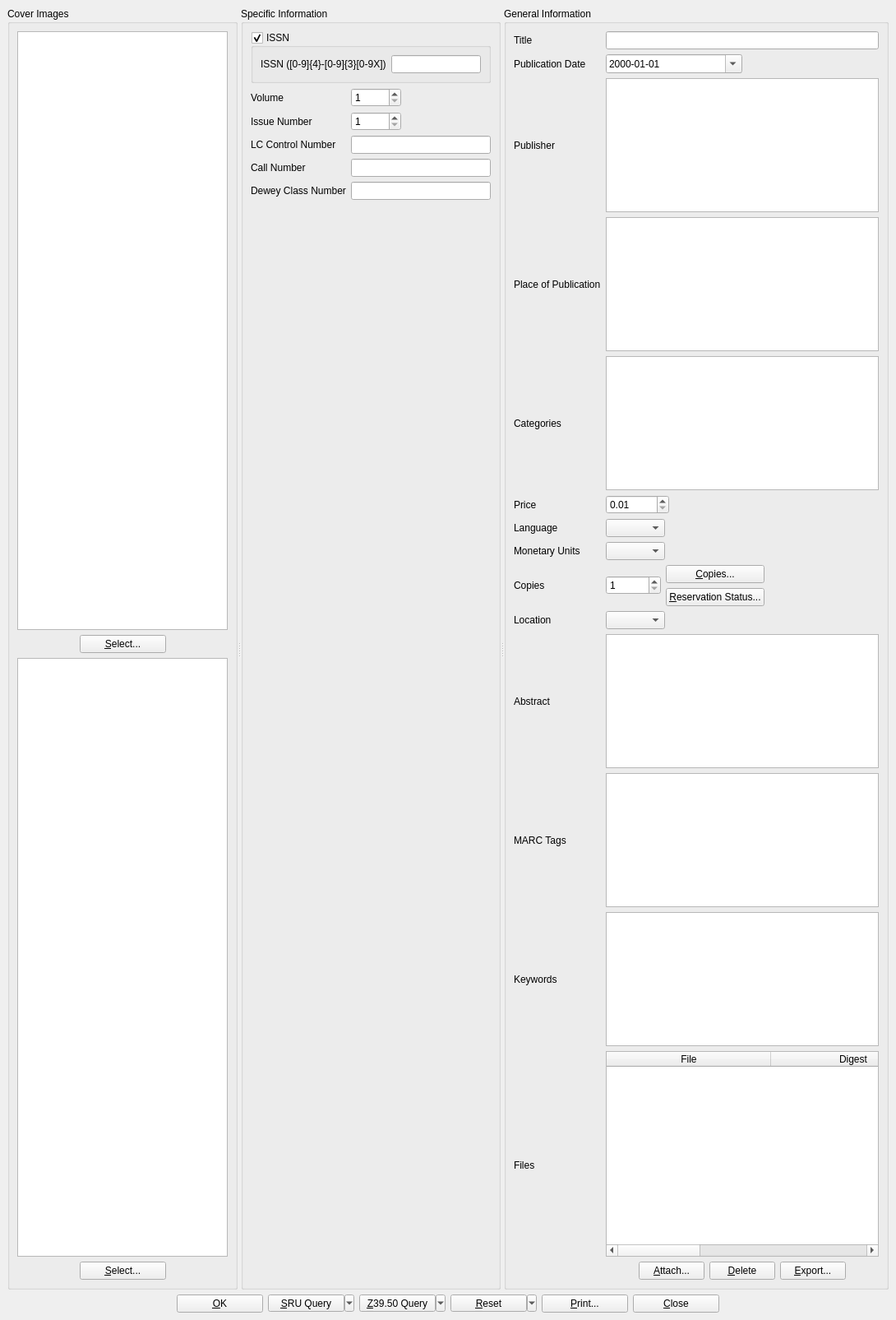
<?xml version="1.0" encoding="UTF-8"?>
<ui version="4.0">
 <class>magDialog</class>
 <widget class="QMainWindow" name="magDialog">
  <property name="geometry">
   <rect>
    <x>0</x>
    <y>0</y>
    <width>1090</width>
    <height>1605</height>
   </rect>
  </property>
  <property name="windowTitle">
   <string>BiblioteQ</string>
  </property>
  <property name="windowIcon">
   <iconset resource="../Icons/icons.qrc">
    <normaloff>:/book.png</normaloff>:/book.png</iconset>
  </property>
  <widget class="QWidget" name="centralwidget">
   <layout class="QVBoxLayout">
    <item>
     <widget class="QScrollArea" name="scrollArea">
      <property name="frameShape">
       <enum>QFrame::NoFrame</enum>
      </property>
      <property name="widgetResizable">
       <bool>true</bool>
      </property>
      <widget class="QWidget" name="scrollAreaWidgetContents">
       <property name="geometry">
        <rect>
         <x>0</x>
         <y>0</y>
         <width>1072</width>
         <height>1553</height>
        </rect>
       </property>
       <layout class="QVBoxLayout" name="verticalLayout">
        <property name="spacing">
         <number>0</number>
        </property>
        <property name="leftMargin">
         <number>0</number>
        </property>
        <property name="topMargin">
         <number>0</number>
        </property>
        <property name="rightMargin">
         <number>0</number>
        </property>
        <property name="bottomMargin">
         <number>0</number>
        </property>
        <item>
         <widget class="QSplitter" name="splitter">
          <property name="orientation">
           <enum>Qt::Horizontal</enum>
          </property>
          <widget class="QGroupBox" name="coverImages">
           <property name="title">
            <string>Cover Images</string>
           </property>
           <layout class="QVBoxLayout">
            <item>
             <widget class="biblioteq_image_drop_site" name="front_image">
              <property name="minimumSize">
               <size>
                <width>150</width>
                <height>200</height>
               </size>
              </property>
              <property name="toolTip">
               <string>Front Cover Image</string>
              </property>
             </widget>
            </item>
            <item>
             <layout class="QHBoxLayout">
              <item>
               <spacer>
                <property name="orientation">
                 <enum>Qt::Horizontal</enum>
                </property>
                <property name="sizeHint" stdset="0">
                 <size>
                  <width>40</width>
                  <height>20</height>
                 </size>
                </property>
               </spacer>
              </item>
              <item>
               <widget class="QPushButton" name="frontButton">
                <property name="minimumSize">
                 <size>
                  <width>105</width>
                  <height>0</height>
                 </size>
                </property>
                <property name="text">
                 <string>&amp;Select...</string>
                </property>
                <property name="icon">
                 <iconset resource="../Icons/icons.qrc">
                  <normaloff>:/16x16/fileopen.png</normaloff>:/16x16/fileopen.png</iconset>
                </property>
               </widget>
              </item>
              <item>
               <spacer>
                <property name="orientation">
                 <enum>Qt::Horizontal</enum>
                </property>
                <property name="sizeHint" stdset="0">
                 <size>
                  <width>40</width>
                  <height>20</height>
                 </size>
                </property>
               </spacer>
              </item>
             </layout>
            </item>
            <item>
             <widget class="biblioteq_image_drop_site" name="back_image">
              <property name="minimumSize">
               <size>
                <width>150</width>
                <height>200</height>
               </size>
              </property>
              <property name="toolTip">
               <string>Back Cover Image</string>
              </property>
             </widget>
            </item>
            <item>
             <layout class="QHBoxLayout">
              <item>
               <spacer>
                <property name="orientation">
                 <enum>Qt::Horizontal</enum>
                </property>
                <property name="sizeHint" stdset="0">
                 <size>
                  <width>40</width>
                  <height>20</height>
                 </size>
                </property>
               </spacer>
              </item>
              <item>
               <widget class="QPushButton" name="backButton">
                <property name="minimumSize">
                 <size>
                  <width>105</width>
                  <height>0</height>
                 </size>
                </property>
                <property name="text">
                 <string>&amp;Select...</string>
                </property>
                <property name="icon">
                 <iconset resource="../Icons/icons.qrc">
                  <normaloff>:/16x16/fileopen.png</normaloff>:/16x16/fileopen.png</iconset>
                </property>
               </widget>
              </item>
              <item>
               <spacer>
                <property name="orientation">
                 <enum>Qt::Horizontal</enum>
                </property>
                <property name="sizeHint" stdset="0">
                 <size>
                  <width>40</width>
                  <height>20</height>
                 </size>
                </property>
               </spacer>
              </item>
             </layout>
            </item>
           </layout>
          </widget>
          <widget class="QGroupBox" name="groupBox">
           <property name="title">
            <string>Specific Information</string>
           </property>
           <layout class="QVBoxLayout" name="verticalLayout_2">
            <item>
             <widget class="QGroupBox" name="issnAvailableCheckBox">
              <property name="title">
               <string>ISSN</string>
              </property>
              <property name="checkable">
               <bool>true</bool>
              </property>
              <layout class="QHBoxLayout" name="horizontalLayout">
               <item>
                <widget class="QLabel" name="label">
                 <property name="text">
                  <string>ISSN ([0-9]{4}-[0-9]{3}[0-9X])</string>
                 </property>
                </widget>
               </item>
               <item>
                <widget class="QLineEdit" name="id">
                 <property name="maxLength">
                  <number>32</number>
                 </property>
                </widget>
               </item>
              </layout>
             </widget>
            </item>
            <item>
             <layout class="QGridLayout" name="gridLayout">
              <item row="0" column="0">
               <widget class="QLabel" name="label_5">
                <property name="text">
                 <string>Volume</string>
                </property>
               </widget>
              </item>
              <item row="3" column="1">
               <widget class="QLineEdit" name="callnum">
                <property name="maxLength">
                 <number>64</number>
                </property>
               </widget>
              </item>
              <item row="5" column="0">
               <spacer>
                <property name="orientation">
                 <enum>Qt::Vertical</enum>
                </property>
                <property name="sizeHint" stdset="0">
                 <size>
                  <width>20</width>
                  <height>40</height>
                 </size>
                </property>
               </spacer>
              </item>
              <item row="2" column="1">
               <widget class="QLineEdit" name="lcnum">
                <property name="maxLength">
                 <number>64</number>
                </property>
               </widget>
              </item>
              <item row="4" column="0">
               <widget class="QLabel" name="label_18">
                <property name="text">
                 <string>Dewey Class Number</string>
                </property>
               </widget>
              </item>
              <item row="3" column="0">
               <widget class="QLabel" name="label_11">
                <property name="text">
                 <string>Call Number</string>
                </property>
               </widget>
              </item>
              <item row="4" column="1">
               <widget class="QLineEdit" name="deweynum">
                <property name="maxLength">
                 <number>64</number>
                </property>
               </widget>
              </item>
              <item row="1" column="1">
               <layout class="QHBoxLayout">
                <item>
                 <widget class="QSpinBox" name="issue">
                  <property name="minimum">
                   <number>1</number>
                  </property>
                  <property name="maximum">
                   <number>99999</number>
                  </property>
                  <property name="value">
                   <number>1</number>
                  </property>
                 </widget>
                </item>
                <item>
                 <spacer>
                  <property name="orientation">
                   <enum>Qt::Horizontal</enum>
                  </property>
                  <property name="sizeHint" stdset="0">
                   <size>
                    <width>40</width>
                    <height>20</height>
                   </size>
                  </property>
                 </spacer>
                </item>
               </layout>
              </item>
              <item row="0" column="1">
               <layout class="QHBoxLayout">
                <item>
                 <widget class="QSpinBox" name="volume">
                  <property name="minimum">
                   <number>1</number>
                  </property>
                  <property name="maximum">
                   <number>99999</number>
                  </property>
                 </widget>
                </item>
                <item>
                 <spacer>
                  <property name="orientation">
                   <enum>Qt::Horizontal</enum>
                  </property>
                  <property name="sizeHint" stdset="0">
                   <size>
                    <width>40</width>
                    <height>20</height>
                   </size>
                  </property>
                 </spacer>
                </item>
               </layout>
              </item>
              <item row="2" column="0">
               <widget class="QLabel" name="label_9">
                <property name="text">
                 <string>LC Control Number</string>
                </property>
               </widget>
              </item>
              <item row="1" column="0">
               <widget class="QLabel" name="label_6">
                <property name="text">
                 <string>Issue Number</string>
                </property>
               </widget>
              </item>
             </layout>
            </item>
           </layout>
          </widget>
          <widget class="QGroupBox" name="groupBox_2">
           <property name="title">
            <string>General Information</string>
           </property>
           <layout class="QGridLayout">
            <item row="0" column="1">
             <widget class="QLineEdit" name="title"/>
            </item>
            <item row="1" column="0">
             <widget class="QLabel" name="label_13">
              <property name="text">
               <string>Publication Date</string>
              </property>
             </widget>
            </item>
            <item row="1" column="1">
             <layout class="QHBoxLayout">
              <item>
               <widget class="QDateEdit" name="publication_date">
                <property name="sizePolicy">
                 <sizepolicy hsizetype="Expanding" vsizetype="Fixed">
                  <horstretch>0</horstretch>
                  <verstretch>0</verstretch>
                 </sizepolicy>
                </property>
                <property name="minimumSize">
                 <size>
                  <width>150</width>
                  <height>0</height>
                 </size>
                </property>
                <property name="displayFormat">
                 <string>yyyy-MM-dd</string>
                </property>
                <property name="calendarPopup">
                 <bool>true</bool>
                </property>
               </widget>
              </item>
              <item>
               <spacer>
                <property name="orientation">
                 <enum>Qt::Horizontal</enum>
                </property>
                <property name="sizeHint" stdset="0">
                 <size>
                  <width>40</width>
                  <height>20</height>
                 </size>
                </property>
               </spacer>
              </item>
             </layout>
            </item>
            <item row="0" column="0">
             <widget class="QLabel" name="label_2">
              <property name="text">
               <string>Title</string>
              </property>
             </widget>
            </item>
            <item row="2" column="0">
             <widget class="QLabel" name="label_14">
              <property name="text">
               <string>Publisher</string>
              </property>
             </widget>
            </item>
            <item row="2" column="1">
             <widget class="biblioteq_hyperlinked_text_edit" name="publisher">
              <property name="verticalScrollBarPolicy">
               <enum>Qt::ScrollBarAlwaysOff</enum>
              </property>
              <property name="horizontalScrollBarPolicy">
               <enum>Qt::ScrollBarAlwaysOff</enum>
              </property>
              <property name="tabChangesFocus">
               <bool>true</bool>
              </property>
              <property name="readOnly">
               <bool>false</bool>
              </property>
              <property name="textInteractionFlags">
               <set>Qt::LinksAccessibleByKeyboard|Qt::LinksAccessibleByMouse|Qt::TextBrowserInteraction|Qt::TextEditable|Qt::TextEditorInteraction|Qt::TextSelectableByKeyboard|Qt::TextSelectableByMouse</set>
              </property>
              <property name="openLinks">
               <bool>false</bool>
              </property>
             </widget>
            </item>
            <item row="4" column="0">
             <widget class="QLabel" name="label_15">
              <property name="text">
               <string>Categories</string>
              </property>
             </widget>
            </item>
            <item row="5" column="0">
             <widget class="QLabel" name="label_16">
              <property name="text">
               <string>Price</string>
              </property>
             </widget>
            </item>
            <item row="5" column="1">
             <widget class="QDoubleSpinBox" name="price">
              <property name="sizePolicy">
               <sizepolicy hsizetype="Fixed" vsizetype="Fixed">
                <horstretch>0</horstretch>
                <verstretch>0</verstretch>
               </sizepolicy>
              </property>
              <property name="minimum">
               <double>0.010000000000000</double>
              </property>
              <property name="maximum">
               <double>10000.000000000000000</double>
              </property>
              <property name="singleStep">
               <double>0.010000000000000</double>
              </property>
              <property name="value">
               <double>0.010000000000000</double>
              </property>
             </widget>
            </item>
            <item row="6" column="0">
             <widget class="QLabel" name="label_3">
              <property name="text">
               <string>Language</string>
              </property>
             </widget>
            </item>
            <item row="6" column="1">
             <layout class="QHBoxLayout">
              <item>
               <widget class="QComboBox" name="language">
                <property name="sizeAdjustPolicy">
                 <enum>QComboBox::AdjustToContents</enum>
                </property>
               </widget>
              </item>
              <item>
               <spacer>
                <property name="orientation">
                 <enum>Qt::Horizontal</enum>
                </property>
                <property name="sizeHint" stdset="0">
                 <size>
                  <width>40</width>
                  <height>20</height>
                 </size>
                </property>
               </spacer>
              </item>
             </layout>
            </item>
            <item row="7" column="0">
             <widget class="QLabel" name="label_4">
              <property name="text">
               <string>Monetary Units</string>
              </property>
             </widget>
            </item>
            <item row="7" column="1">
             <widget class="QComboBox" name="monetary_units">
              <property name="sizePolicy">
               <sizepolicy hsizetype="Fixed" vsizetype="Fixed">
                <horstretch>0</horstretch>
                <verstretch>0</verstretch>
               </sizepolicy>
              </property>
              <property name="sizeAdjustPolicy">
               <enum>QComboBox::AdjustToContents</enum>
              </property>
             </widget>
            </item>
            <item row="8" column="0">
             <widget class="QLabel" name="label_8">
              <property name="text">
               <string>Copies</string>
              </property>
             </widget>
            </item>
            <item row="8" column="1">
             <layout class="QHBoxLayout">
              <item>
               <widget class="QSpinBox" name="quantity">
                <property name="minimum">
                 <number>1</number>
                </property>
                <property name="maximum">
                 <number>999999999</number>
                </property>
                <property name="value">
                 <number>1</number>
                </property>
               </widget>
              </item>
              <item>
               <layout class="QGridLayout">
                <item row="0" column="0">
                 <widget class="QPushButton" name="copiesButton">
                  <property name="text">
                   <string>&amp;Copies...</string>
                  </property>
                  <property name="icon">
                   <iconset resource="../Icons/icons.qrc">
                    <normaloff>:/16x16/editcopy.png</normaloff>:/16x16/editcopy.png</iconset>
                  </property>
                 </widget>
                </item>
                <item row="1" column="0">
                 <widget class="QPushButton" name="showUserButton">
                  <property name="text">
                   <string>&amp;Reservation Status...</string>
                  </property>
                  <property name="icon">
                   <iconset resource="../Icons/icons.qrc">
                    <normaloff>:/16x16/members.png</normaloff>:/16x16/members.png</iconset>
                  </property>
                 </widget>
                </item>
               </layout>
              </item>
              <item>
               <spacer>
                <property name="orientation">
                 <enum>Qt::Horizontal</enum>
                </property>
                <property name="sizeHint" stdset="0">
                 <size>
                  <width>40</width>
                  <height>20</height>
                 </size>
                </property>
               </spacer>
              </item>
             </layout>
            </item>
            <item row="9" column="0">
             <widget class="QLabel" name="label_10">
              <property name="text">
               <string>Location</string>
              </property>
             </widget>
            </item>
            <item row="9" column="1">
             <layout class="QHBoxLayout">
              <item>
               <widget class="QComboBox" name="location">
                <property name="sizeAdjustPolicy">
                 <enum>QComboBox::AdjustToContents</enum>
                </property>
               </widget>
              </item>
              <item>
               <spacer>
                <property name="orientation">
                 <enum>Qt::Horizontal</enum>
                </property>
                <property name="sizeHint" stdset="0">
                 <size>
                  <width>40</width>
                  <height>20</height>
                 </size>
                </property>
               </spacer>
              </item>
             </layout>
            </item>
            <item row="10" column="0">
             <widget class="QLabel" name="label_7">
              <property name="text">
               <string>Abstract</string>
              </property>
             </widget>
            </item>
            <item row="10" column="1">
             <widget class="QTextEdit" name="description">
              <property name="tabChangesFocus">
               <bool>true</bool>
              </property>
              <property name="acceptRichText">
               <bool>false</bool>
              </property>
             </widget>
            </item>
            <item row="4" column="1">
             <widget class="biblioteq_hyperlinked_text_edit" name="category">
              <property name="tabChangesFocus">
               <bool>true</bool>
              </property>
              <property name="readOnly">
               <bool>false</bool>
              </property>
              <property name="textInteractionFlags">
               <set>Qt::LinksAccessibleByKeyboard|Qt::LinksAccessibleByMouse|Qt::TextBrowserInteraction|Qt::TextEditable|Qt::TextEditorInteraction|Qt::TextSelectableByKeyboard|Qt::TextSelectableByMouse</set>
              </property>
              <property name="openLinks">
               <bool>false</bool>
              </property>
             </widget>
            </item>
            <item row="3" column="1">
             <widget class="biblioteq_hyperlinked_text_edit" name="place">
              <property name="tabChangesFocus">
               <bool>true</bool>
              </property>
              <property name="textInteractionFlags">
               <set>Qt::LinksAccessibleByKeyboard|Qt::LinksAccessibleByMouse|Qt::TextBrowserInteraction|Qt::TextEditable|Qt::TextEditorInteraction|Qt::TextSelectableByKeyboard|Qt::TextSelectableByMouse</set>
              </property>
              <property name="openLinks">
               <bool>false</bool>
              </property>
             </widget>
            </item>
            <item row="3" column="0">
             <widget class="QLabel" name="label_17">
              <property name="text">
               <string>Place of Publication</string>
              </property>
             </widget>
            </item>
            <item row="11" column="0">
             <widget class="QLabel" name="label_12">
              <property name="text">
               <string>MARC Tags</string>
              </property>
             </widget>
            </item>
            <item row="11" column="1">
             <widget class="QTextEdit" name="marc_tags">
              <property name="tabChangesFocus">
               <bool>true</bool>
              </property>
              <property name="acceptRichText">
               <bool>false</bool>
              </property>
             </widget>
            </item>
            <item row="12" column="0">
             <widget class="QLabel" name="label_19">
              <property name="text">
               <string>Keywords</string>
              </property>
             </widget>
            </item>
            <item row="12" column="1">
             <widget class="biblioteq_hyperlinked_text_edit" name="keyword">
              <property name="tabChangesFocus">
               <bool>true</bool>
              </property>
              <property name="readOnly">
               <bool>false</bool>
              </property>
              <property name="textInteractionFlags">
               <set>Qt::LinksAccessibleByKeyboard|Qt::LinksAccessibleByMouse|Qt::TextBrowserInteraction|Qt::TextEditable|Qt::TextEditorInteraction|Qt::TextSelectableByKeyboard|Qt::TextSelectableByMouse</set>
              </property>
              <property name="openLinks">
               <bool>false</bool>
              </property>
             </widget>
            </item>
            <item row="13" column="0">
             <widget class="QLabel" name="label_20">
              <property name="text">
               <string>Files</string>
              </property>
             </widget>
            </item>
            <item row="13" column="1">
             <layout class="QVBoxLayout" name="verticalLayout_3">
              <item>
               <widget class="QTableWidget" name="files">
                <property name="minimumSize">
                 <size>
                  <width>0</width>
                  <height>250</height>
                 </size>
                </property>
                <property name="alternatingRowColors">
                 <bool>true</bool>
                </property>
                <property name="selectionBehavior">
                 <enum>QAbstractItemView::SelectRows</enum>
                </property>
                <property name="horizontalScrollMode">
                 <enum>QAbstractItemView::ScrollPerPixel</enum>
                </property>
                <property name="sortingEnabled">
                 <bool>true</bool>
                </property>
                <attribute name="horizontalHeaderDefaultSectionSize">
                 <number>200</number>
                </attribute>
                <attribute name="horizontalHeaderShowSortIndicator" stdset="0">
                 <bool>true</bool>
                </attribute>
                <attribute name="horizontalHeaderStretchLastSection">
                 <bool>true</bool>
                </attribute>
                <column>
                 <property name="text">
                  <string>File</string>
                 </property>
                </column>
                <column>
                 <property name="text">
                  <string>Digest</string>
                 </property>
                </column>
                <column>
                 <property name="text">
                  <string>Compressed Size</string>
                 </property>
                </column>
                <column>
                 <property name="text">
                  <string>Description</string>
                 </property>
                </column>
                <column>
                 <property name="text">
                  <string>myoid</string>
                 </property>
                </column>
               </widget>
              </item>
              <item>
               <layout class="QHBoxLayout" name="horizontalLayout_4">
                <item>
                 <spacer name="horizontalSpacer">
                  <property name="orientation">
                   <enum>Qt::Horizontal</enum>
                  </property>
                  <property name="sizeHint" stdset="0">
                   <size>
                    <width>40</width>
                    <height>20</height>
                   </size>
                  </property>
                 </spacer>
                </item>
                <item>
                 <widget class="QPushButton" name="attach_files">
                  <property name="text">
                   <string>&amp;Attach...</string>
                  </property>
                 </widget>
                </item>
                <item>
                 <widget class="QPushButton" name="delete_files">
                  <property name="text">
                   <string>&amp;Delete</string>
                  </property>
                 </widget>
                </item>
                <item>
                 <widget class="QPushButton" name="export_files">
                  <property name="text">
                   <string>&amp;Export...</string>
                  </property>
                 </widget>
                </item>
                <item>
                 <spacer name="horizontalSpacer_2">
                  <property name="orientation">
                   <enum>Qt::Horizontal</enum>
                  </property>
                  <property name="sizeHint" stdset="0">
                   <size>
                    <width>40</width>
                    <height>20</height>
                   </size>
                  </property>
                 </spacer>
                </item>
               </layout>
              </item>
             </layout>
            </item>
           </layout>
          </widget>
         </widget>
        </item>
       </layout>
      </widget>
     </widget>
    </item>
    <item>
     <layout class="QHBoxLayout">
      <item>
       <spacer>
        <property name="orientation">
         <enum>Qt::Horizontal</enum>
        </property>
        <property name="sizeHint" stdset="0">
         <size>
          <width>40</width>
          <height>20</height>
         </size>
        </property>
       </spacer>
      </item>
      <item>
       <widget class="QPushButton" name="okButton">
        <property name="sizePolicy">
         <sizepolicy hsizetype="Fixed" vsizetype="Fixed">
          <horstretch>0</horstretch>
          <verstretch>0</verstretch>
         </sizepolicy>
        </property>
        <property name="minimumSize">
         <size>
          <width>105</width>
          <height>0</height>
         </size>
        </property>
        <property name="text">
         <string>&amp;OK</string>
        </property>
        <property name="icon">
         <iconset resource="../Icons/icons.qrc">
          <normaloff>:/16x16/ok.png</normaloff>:/16x16/ok.png</iconset>
        </property>
       </widget>
      </item>
      <item>
       <widget class="QToolButton" name="sruQueryButton">
        <property name="minimumSize">
         <size>
          <width>105</width>
          <height>0</height>
         </size>
        </property>
        <property name="text">
         <string>&amp;SRU Query</string>
        </property>
        <property name="popupMode">
         <enum>QToolButton::MenuButtonPopup</enum>
        </property>
       </widget>
      </item>
      <item>
       <widget class="QToolButton" name="z3950QueryButton">
        <property name="minimumSize">
         <size>
          <width>105</width>
          <height>0</height>
         </size>
        </property>
        <property name="text">
         <string>&amp;Z39.50 Query</string>
        </property>
        <property name="popupMode">
         <enum>QToolButton::MenuButtonPopup</enum>
        </property>
       </widget>
      </item>
      <item>
       <widget class="QToolButton" name="resetButton">
        <property name="minimumSize">
         <size>
          <width>105</width>
          <height>0</height>
         </size>
        </property>
        <property name="text">
         <string>&amp;Reset</string>
        </property>
        <property name="popupMode">
         <enum>QToolButton::MenuButtonPopup</enum>
        </property>
        <property name="arrowType">
         <enum>Qt::NoArrow</enum>
        </property>
       </widget>
      </item>
      <item>
       <widget class="QPushButton" name="printButton">
        <property name="minimumSize">
         <size>
          <width>105</width>
          <height>0</height>
         </size>
        </property>
        <property name="text">
         <string>&amp;Print...</string>
        </property>
        <property name="icon">
         <iconset resource="../Icons/icons.qrc">
          <normaloff>:/16x16/fileprint.png</normaloff>:/16x16/fileprint.png</iconset>
        </property>
       </widget>
      </item>
      <item>
       <widget class="QPushButton" name="cancelButton">
        <property name="minimumSize">
         <size>
          <width>105</width>
          <height>0</height>
         </size>
        </property>
        <property name="text">
         <string>&amp;Close</string>
        </property>
        <property name="icon">
         <iconset resource="../Icons/icons.qrc">
          <normaloff>:/16x16/cancel.png</normaloff>:/16x16/cancel.png</iconset>
        </property>
       </widget>
      </item>
      <item>
       <spacer>
        <property name="orientation">
         <enum>Qt::Horizontal</enum>
        </property>
        <property name="sizeHint" stdset="0">
         <size>
          <width>40</width>
          <height>20</height>
         </size>
        </property>
       </spacer>
      </item>
     </layout>
    </item>
   </layout>
  </widget>
 </widget>
 <customwidgets>
  <customwidget>
   <class>biblioteq_image_drop_site</class>
   <extends>QGraphicsView</extends>
   <header>biblioteq_image_drop_site.h</header>
  </customwidget>
  <customwidget>
   <class>biblioteq_hyperlinked_text_edit</class>
   <extends>QTextBrowser</extends>
   <header>biblioteq_hyperlinked_text_edit.h</header>
  </customwidget>
 </customwidgets>
 <tabstops>
  <tabstop>scrollArea</tabstop>
  <tabstop>front_image</tabstop>
  <tabstop>frontButton</tabstop>
  <tabstop>back_image</tabstop>
  <tabstop>backButton</tabstop>
  <tabstop>issnAvailableCheckBox</tabstop>
  <tabstop>id</tabstop>
  <tabstop>volume</tabstop>
  <tabstop>issue</tabstop>
  <tabstop>lcnum</tabstop>
  <tabstop>callnum</tabstop>
  <tabstop>deweynum</tabstop>
  <tabstop>title</tabstop>
  <tabstop>publication_date</tabstop>
  <tabstop>publisher</tabstop>
  <tabstop>place</tabstop>
  <tabstop>category</tabstop>
  <tabstop>price</tabstop>
  <tabstop>language</tabstop>
  <tabstop>monetary_units</tabstop>
  <tabstop>quantity</tabstop>
  <tabstop>copiesButton</tabstop>
  <tabstop>showUserButton</tabstop>
  <tabstop>location</tabstop>
  <tabstop>description</tabstop>
  <tabstop>marc_tags</tabstop>
  <tabstop>keyword</tabstop>
  <tabstop>files</tabstop>
  <tabstop>attach_files</tabstop>
  <tabstop>delete_files</tabstop>
  <tabstop>export_files</tabstop>
  <tabstop>okButton</tabstop>
  <tabstop>sruQueryButton</tabstop>
  <tabstop>z3950QueryButton</tabstop>
  <tabstop>resetButton</tabstop>
  <tabstop>printButton</tabstop>
  <tabstop>cancelButton</tabstop>
 </tabstops>
 <resources>
  <include location="../Icons/icons.qrc"/>
 </resources>
 <connections/>
</ui>
